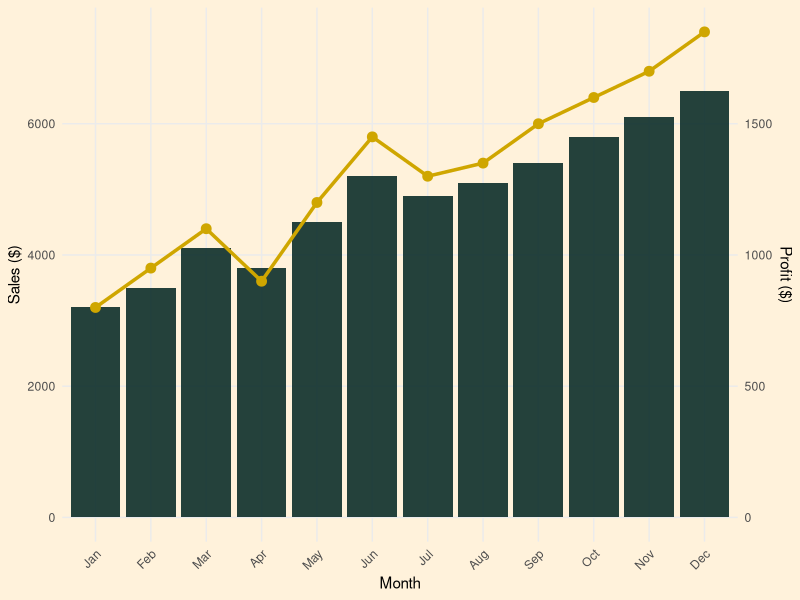
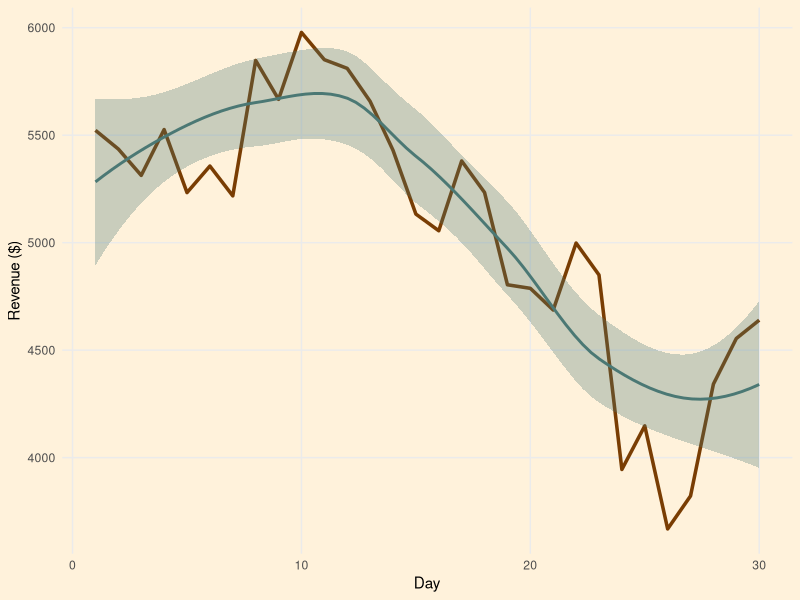
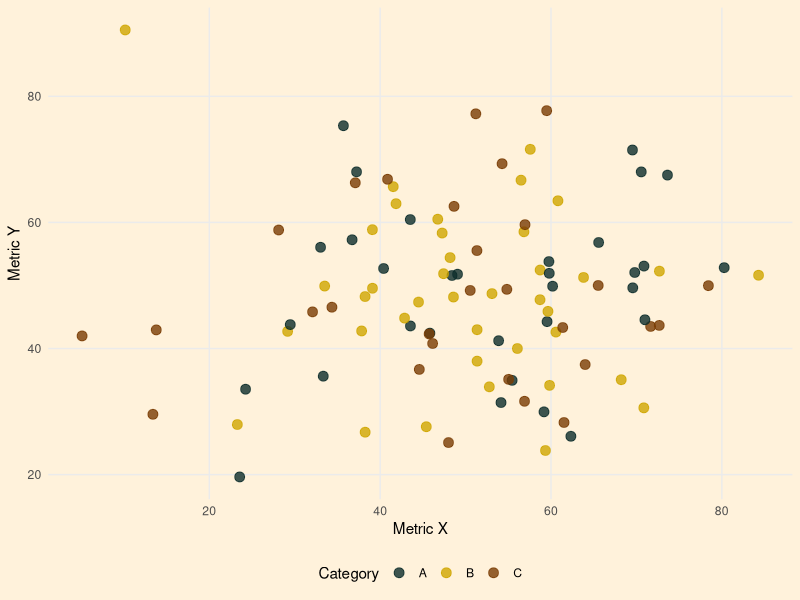

Source code (R) for these figures, in order:
## ---- chunk 1
#| include: false
library(ggplot2)
library(dplyr)

# Set seed for reproducibility
set.seed(42)

# Define custom theme colors (fantasy/RPG palette)
theme_colors <- c("#0D2E2B", "#cfa600", "#793d03", "#4b7874", "#debb9d")
theme_colors_extended <- c("#0D2E2B", "#4b7874", "#6b9894", "#cfa600", "#e6bd00",
                           "#b89000", "#793d03", "#5A2800", "#a35004", "#debb9d", "#c9a788")

# Generate random data for visualizations
months <- c("Jan", "Feb", "Mar", "Apr", "May", "Jun", "Jul", "Aug", "Sep", "Oct", "Nov", "Dec")
sales_data <- data.frame(
  month = factor(months, levels = months),
  sales = c(3200, 3500, 4100, 3800, 4500, 5200, 4900, 5100, 5400, 5800, 6100, 6500),
  profit = c(800, 950, 1100, 900, 1200, 1450, 1300, 1350, 1500, 1600, 1700, 1850)
)

# Generate scatter plot data
scatter_data <- data.frame(
  x = rnorm(100, mean = 50, sd = 15),
  y = rnorm(100, mean = 50, sd = 15),
  category = sample(c("A", "B", "C"), 100, replace = TRUE)
)

# Generate time series data
days <- 1:30
revenue_data <- data.frame(
  day = days,
  revenue = 5000 + cumsum(rnorm(30, mean = 100, sd = 300))
)
## ---- chunk 2
#| title: "Monthly Sales Performance"
ggplot(sales_data, aes(x = month, y = sales)) +
  geom_col(fill = "#0D2E2B", alpha = 0.9) +
  geom_line(aes(y = profit * 4, group = 1), color = "#cfa600", size = 1.2) +
  geom_point(aes(y = profit * 4), color = "#cfa600", size = 3) +
  scale_y_continuous(
    name = "Sales ($)",
    sec.axis = sec_axis(~./4, name = "Profit ($)")
  ) +
  theme_minimal() +
  theme(
    axis.text.x = element_text(angle = 45, hjust = 1),
    plot.title = element_text(face = "bold", size = 14),
    panel.grid.minor = element_blank(),
    plot.background = element_rect(fill = "#FFF2db", color = NA),
    panel.background = element_rect(fill = "#FFF2db", color = NA)
  ) +
  labs(x = "Month")
## ---- chunk 3
#| title: "Revenue Trend (Last 30 Days)"
ggplot(revenue_data, aes(x = day, y = revenue)) +
  geom_line(color = "#793d03", size = 1.2) +
  geom_smooth(method = "loess", se = TRUE, color = "#4b7874", fill = "#4b7874", alpha = 0.3) +
  theme_minimal() +
  theme(
    plot.title = element_text(face = "bold", size = 14),
    panel.grid.minor = element_blank(),
    plot.background = element_rect(fill = "#FFF2db", color = NA),
    panel.background = element_rect(fill = "#FFF2db", color = NA)
  ) +
  labs(x = "Day", y = "Revenue ($)")
## ---- chunk 4
#| title: "Category Distribution Analysis"
ggplot(scatter_data, aes(x = x, y = y, color = category)) +
  geom_point(size = 3, alpha = 0.8) +
  scale_color_manual(values = c("A" = "#0D2E2B", "B" = "#cfa600", "C" = "#793d03")) +
  theme_minimal() +
  theme(
    plot.title = element_text(face = "bold", size = 14),
    legend.position = "bottom",
    panel.grid.minor = element_blank(),
    plot.background = element_rect(fill = "#FFF2db", color = NA),
    panel.background = element_rect(fill = "#FFF2db", color = NA),
    legend.background = element_rect(fill = "#FFF2db", color = NA)
  ) +
  labs(x = "Metric X", y = "Metric Y", color = "Category")
## ---- chunk 5
#| title: "Top Performing Months"
top_months <- sales_data %>%
  arrange(desc(sales)) %>%
  head(6)

knitr::kable(
  top_months,
  col.names = c("Month", "Sales ($)", "Profit ($)"),
  format.args = list(big.mark = ",")
)
